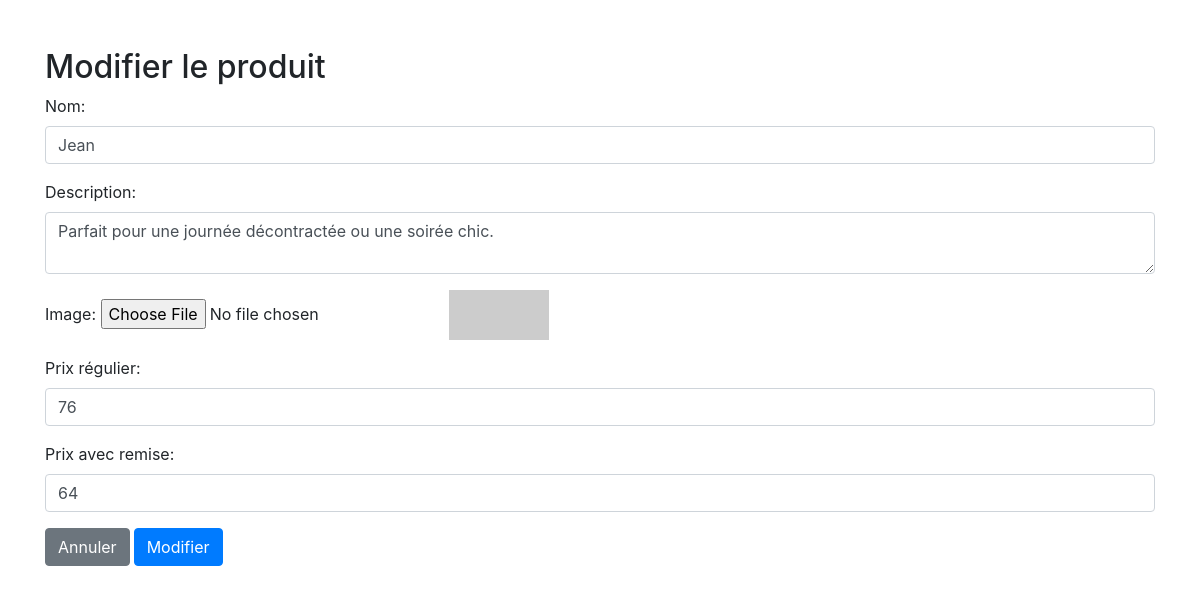
The app's page /edit_product.php?id=50 with its own data.
### tables this page shows
CREATE TABLE produits (
        id INTEGER PRIMARY KEY AUTOINCREMENT,
        name TEXT NOT NULL,
        description TEXT,
        image TEXT,
        regular_price REAL NOT NULL,
        discount_price REAL NOT NULL,
        created_at TIMESTAMP DEFAULT CURRENT_TIMESTAMP,
        updated_at TIMESTAMP DEFAULT CURRENT_TIMESTAMP
    );

### edit_product.php (the view, shortened to what this page needs)
<?php
include_once 'config.php';
if (($_SERVER["REQUEST_METHOD"] == "POST" || $_SERVER["REQUEST_METHOD"] == "GET") && isset($_GET['id'])) {
    $id = $_GET['id'];
    $sql = "SELECT * FROM produits WHERE id=:id";
    $stmt = $conn->prepare($sql);
    $stmt->bindParam(':id', $id);
    $stmt->execute();
    $row = $stmt->fetch(PDO::FETCH_ASSOC);
} else {
    echo "ID du produit non spécifié.";
    exit();
}
?>
<!DOCTYPE html>
<html lang="fr">
<head>
    <link rel="stylesheet" href="https://maxcdn.bootstrapcdn.com/bootstrap/4.5.2/css/bootstrap.min.css">
</head>
<body>
<div class="container mt-5">
    <h2>Modifier le produit</h2>
    <form method="post" action="<?php echo $_SERVER['PHP_SELF'] . '?id=' . $id; ?>" enctype="multipart/form-data">
        <div class="form-group">
            <label for="name">Nom:</label>
            <input type="text" class="form-control" id="name" name="name" value="<?php echo $row['name']; ?>">
        </div>
        <div class="form-group">
            <label for="description">Description:</label>
            <textarea class="form-control" id="description" name="description"><?php echo $row['description']; ?></textarea>
        </div>
        <div class="form-group">
            <label for="image">Image:</label>
            <input type="file" class="" id="image" name="image">
            <img src="<?php echo $row['image']; ?>" alt="Product Image" style="max-width: 100px; max-height: 100px;">
        </div>
        <div class="form-group">
            <label for="regular_price">Prix régulier:</label>
            <input type="text" class="form-control" id="regular_price" name="regular_price" value="<?php echo $row['regular_price']; ?>">
        </div>
        <div class="form-group">
            <label for="discount_price">Prix avec remise:</label>
            <input type="text" class="form-control" id="discount_price" name="discount_price" value="<?php echo $row['discount_price']; ?>">
        </div>
        <div class="d-flex">
        <a href="/" class="btn btn-secondary mr-1">Annuler</a>
        <button type="submit" class="btn btn-primary mr-1">Modifier</button>
    </div>
    </form>
</div>
</body>
</html>

### records on screen
produits: name "Jean", description "Parfait pour une journée décontractée ou une soirée chic.", regular_price "76", discount_price "64"
